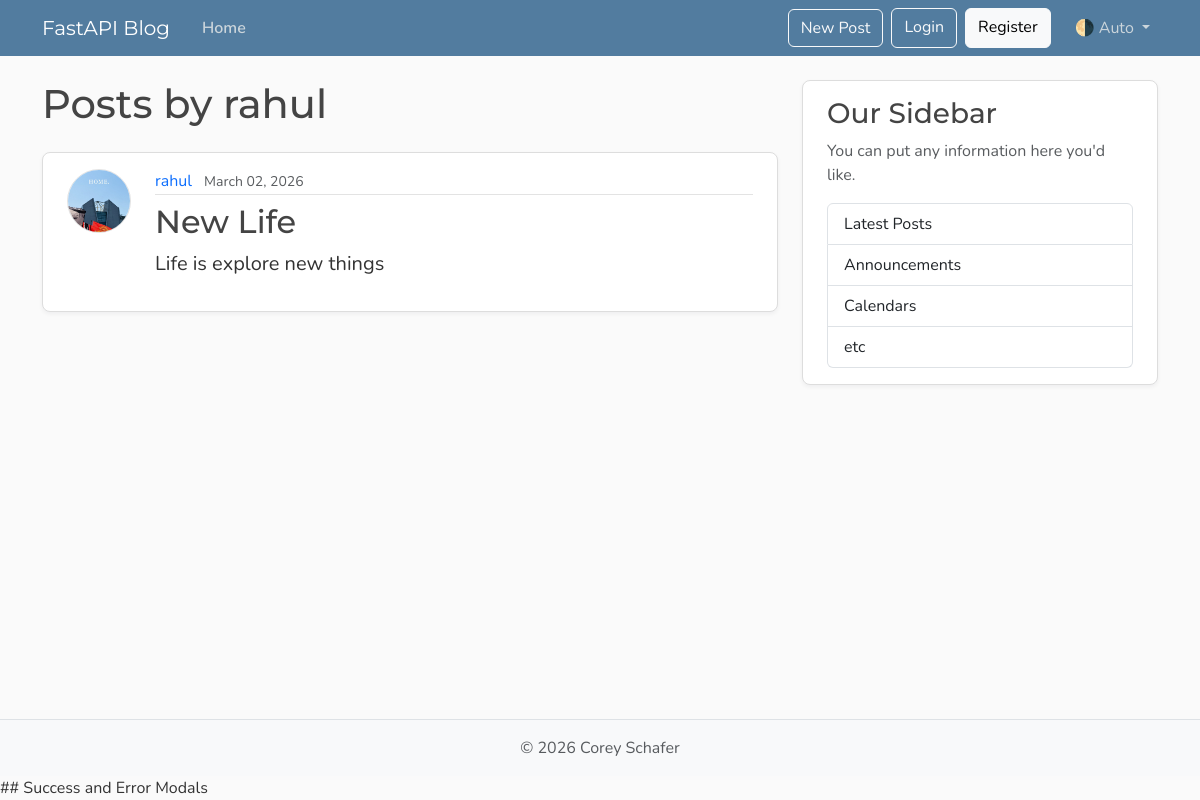
Before: /users/1/posts with the older database file.
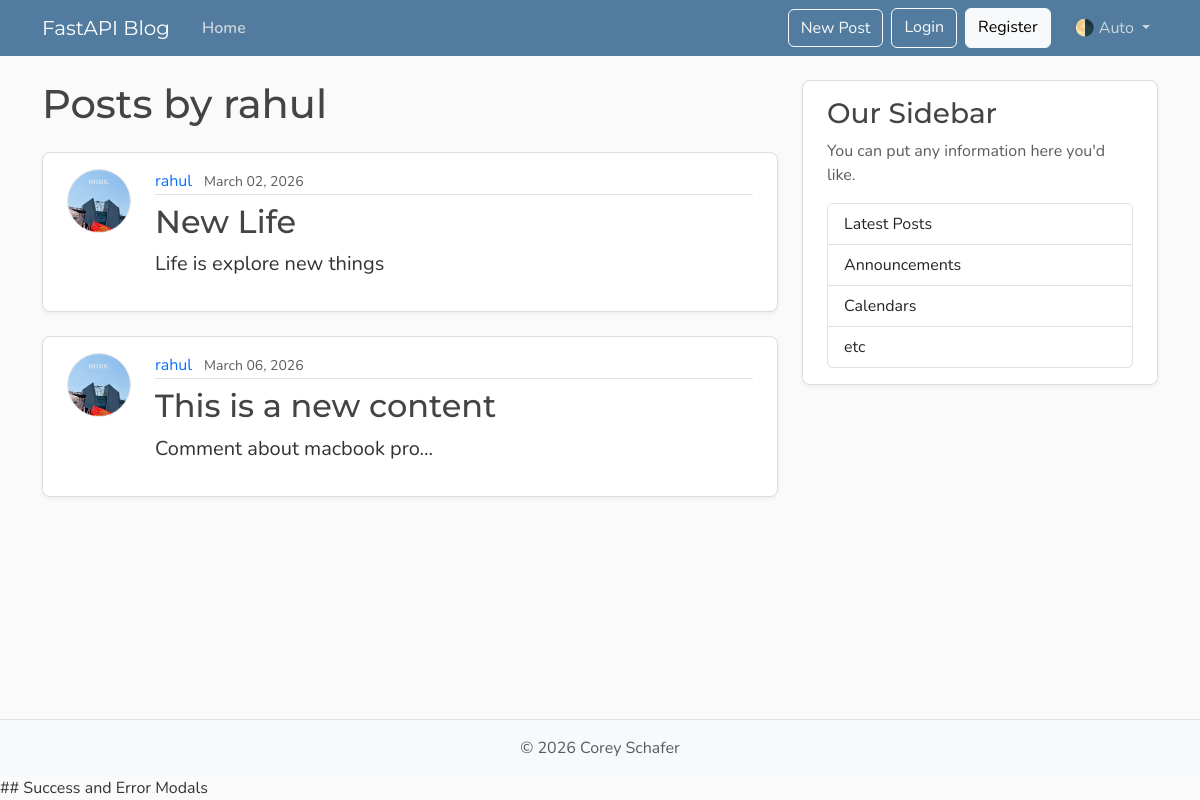
After: the same page with the newer database file.
### models.py (models this page shows, shortened)
class User(Base):
    __tablename__ = "users"
    id: Mapped[int] = mapped_column(Integer, primary_key=True, index=True)
    username: Mapped[str] = mapped_column(String(50), unique=True, nullable=False)
    email: Mapped[str] = mapped_column(String(120), unique=True, nullable=False)
    image_file: Mapped[str | None] = mapped_column(String(200), default=None, nullable=True)
    posts: Mapped[list[Post]] = relationship(back_populates="author", cascade="all, delete-orphan")

class Post(Base):
    __tablename__ = "posts"
    id: Mapped[int] = mapped_column(Integer, primary_key=True, index=True)
    title: Mapped[str] = mapped_column(String(50), unique=True, nullable=False)
    content: Mapped[str] = mapped_column(String(120), unique=True, nullable=False)
    user_id: Mapped[int] = mapped_column(ForeignKey("users.id"), nullable=True, index=True)
    date_posted: Mapped[datetime] = mapped_column(DateTime(timezone=True), default=lambda: datetime.now(UTC))
    author: Mapped[User] = relationship(back_populates="posts")

### main.py (the view)
@app.get("/users/{user_id}/posts", include_in_schema=False, name="user_posts")
async def user_posts_page(
    request: Request,
    user_id: int,
    db: Annotated[AsyncSession, Depends(get_db)],
):
    result = await db.execute(select(models.User).where(models.User.id == user_id))
    user = result.scalars().first()
    if not user:
        raise HTTPException(
            status_code=status.HTTP_404_NOT_FOUND,
            detail="User not found",
        )
    result = await db.execute(
        select(models.Post)
        .options(selectinload(models.Post.author))
        .where(models.Post.user_id == user_id),
    )
    posts = result.scalars().all()
    return templates.TemplateResponse(
        request,
        "user_post.html",
        {"posts": posts, "user": user, "title": f"{user.username}'s Posts"},
    )

### templates/user_post.html
{% extends "layout.html" %}
{% block content %}
  <h1 class="mb-4">Posts by {{ user.username }}</h1>
  {% for post in posts %}
    <article class="content-section py-3 px-4 mb-4">
      <div class="d-flex align-items-start gap-4">
        <img class="rounded-circle article-img flex-shrink-0"
             src="{{ post.author.image_path }}"
             alt="{{ post.author.username }}'s profile picture"
             width="64"
             height="64"
             loading="lazy">
        <div class="flex-grow-1">
          <div class="article-metadata mb-2">
            <a class="me-2"
               href="{{ url_for('user_posts', user_id=post.author.id) }}">{{ post.author.username }}</a>
            <small class="text-body-secondary">{{ post.date_posted.strftime("%B %d, %Y") }}</small>
          </div>
          <h2>
            <a class="article-title"
               href="{{ url_for('post_page', post_id=post.id) }}">{{ post.title }}</a>
          </h2>
          <p class="article-content">{{ post.content }}</p>
        </div>
      </div>
    </article>
  {% else %}
    <p class="text-body-secondary">No posts by this user yet.</p>
  {% endfor %}
{% endblock content %}

### templates/layout.html (shortened to what this page needs)
<!DOCTYPE html>
<html lang="en">
  <head>
    <link href="https://cdn.jsdelivr.net/npm/bootstrap@5.3.8/dist/css/bootstrap.min.css"
          rel="stylesheet"
>
    <link rel="stylesheet" type="text/css" href="{{ url_for('static', path='css/main.css') }}">
  </head>
  <body class="d-flex flex-column min-vh-100">
    <header class="site-header">
      <nav class="navbar navbar-expand-md bg-steel fixed-top"
           data-bs-theme="dark">
        <div class="container">
          <a class="navbar-brand me-4" href="{{ url_for('home') }}">FastAPI Blog</a>
          <div class="collapse navbar-collapse" id="navbarToggle">
            <div class="navbar-nav me-auto">
              <a class="nav-link active" aria-current="page" href="{{ url_for('home') }}">Home</a>
            </div>
            <button class="btn btn-outline-light mb-2 mb-md-0 me-md-2"
                type="button"
                data-bs-toggle="modal"
                data-bs-target="#createPostModal">New Post</button>
            <div class="navbar-nav">
              <a class="btn btn-outline-light mb-2 mb-md-0 me-md-2" href="#">Login</a>
              <a class="btn btn-light mb-2 mb-md-0 me-md-3" href="#">Register</a>
              <div class="nav-item dropdown">
                <a class="nav-link dropdown-toggle"
                   href="#"
                   role="button"
                   id="bd-theme"
                   data-bs-toggle="dropdown"
                   aria-expanded="false">
                  <span id="bd-theme-text">🌗 Auto</span>
                </a>
              </div>
            </div>
          </div>
        </div>
      </nav>
    </header>
    <main role="main" class="container">
      <div class="row">
        <div class="col-md-8">
          {% block content %}
          {% endblock content %}
        </div>
        <aside class="col-md-4">
          <div class="content-section py-3 px-4 mb-4">
            <h3>Our Sidebar</h3>
            <p class="text-body-secondary">You can put any information here you'd like.</p>
            <ul class="list-group">
              <li class="list-group-item">Latest Posts</li>
              <li class="list-group-item">Announcements</li>
              <li class="list-group-item">Calendars</li>
              <li class="list-group-item">etc</li>
            </ul>
          </div>
        </aside>
      </div>
    </main>
    <footer class="mt-auto py-3 bg-body-tertiary border-top">
      <div class="container text-center">
        <p class="text-body-secondary mb-0">
          © <span id="year"></span> Corey Schafer
        </p>
      </div>
    </footer>
  ## Success and Error Modals
  </body>
</html>

### static/css/main.css (style rules this page uses)
:root { --font-heading: "Montserrat", system-ui, -apple-system, BlinkMacSystemFont, sans-serif; --font-body: "Nunito", system-ui, -apple-system, BlinkMacSystemFont, sans-serif; --color-bg-body: #fafafa; --color-bg-content: #ffffff; --color-text-primary: #333333; --color-text-heading: #444444; --color-steel: #527c9f; --color-nav-link: #cbd5db; --color-nav-link-hover: #ffffff; --color-link-hover: #428bca; --color-border: #dddddd; --color-border-light: #e3e3e3; --spacing-xl: 5rem; --article-img-size: 4rem; --account-img-size: 7.813rem; }
body { font-family: var(--font-body); background: var(--color-bg-body); color: var(--color-text-primary); }
main { padding-top: var(--spacing-xl); }
h1, h2, h3, h4, h5, h6 { font-family: var(--font-heading); color: var(--color-text-heading); }
.navbar-brand { font-family: var(--font-heading); }
a { text-decoration: none; }
.bg-steel { background-color: var(--color-steel); }
.site-header .navbar-nav .nav-link { color: var(--color-nav-link); transition: color 0.2s ease-in-out; }
.site-header .navbar-nav .nav-link.active { font-weight: 600; }
.content-section { background: var(--color-bg-content); border: 1px solid var(--color-border); border-radius: 0.5rem; box-shadow: 0 2px 4px rgba(15, 23, 42, 0.05); transition: box-shadow 0.15s ease, transform 0.15s ease, border-color 0.15s ease; }
.article-title { color: var(--color-text-heading); transition: color 0.2s ease-in-out; }
.article-content { white-space: pre-line; font-size: 1.25rem; }
.article-img { height: var(--article-img-size); width: var(--article-img-size); flex-shrink: 0; object-fit: cover; border: 1px solid var(--color-border-light); box-shadow: 0 0 0 2px var(--color-bg-content); }
.article-metadata { padding-bottom: 0.063rem; border-bottom: 1px solid var(--color-border-light); }
.article-metadata a { transition: color 0.2s ease-in-out; }
[data-bs-theme="dark"] { --color-bg-body: #1a1a1a; --color-bg-content: #2d2d2d; --color-text-primary: #e0e0e0; --color-text-heading: #f0f0f0; --color-border: #404040; --color-border-light: #4a4a4a; }

Changed rows visible on the page:
added Post: author.image_path (picture), author.username "rahul", date_posted "March 06, 2026", title "This is a new content", content "Comment about macbook pro..."
